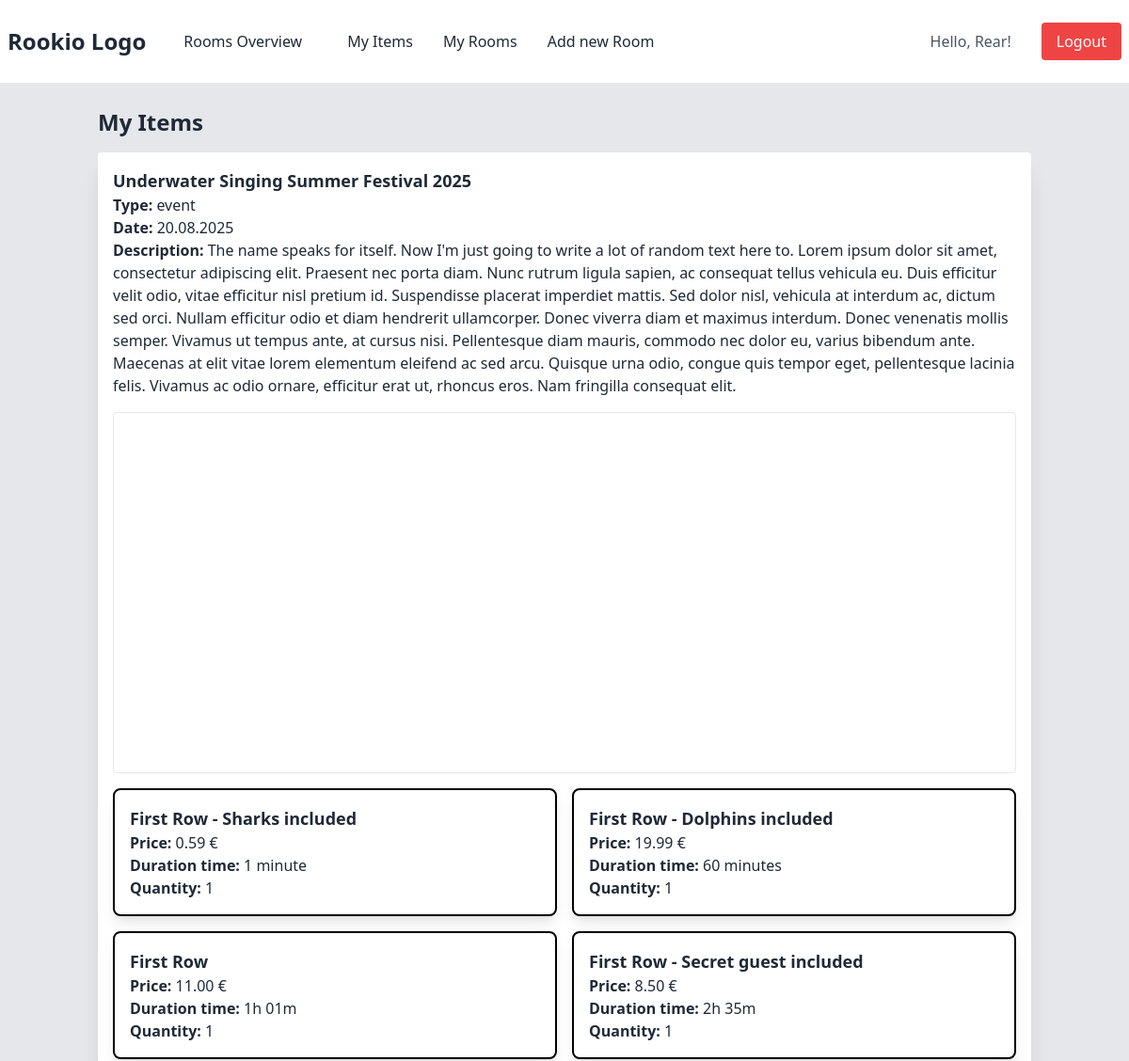
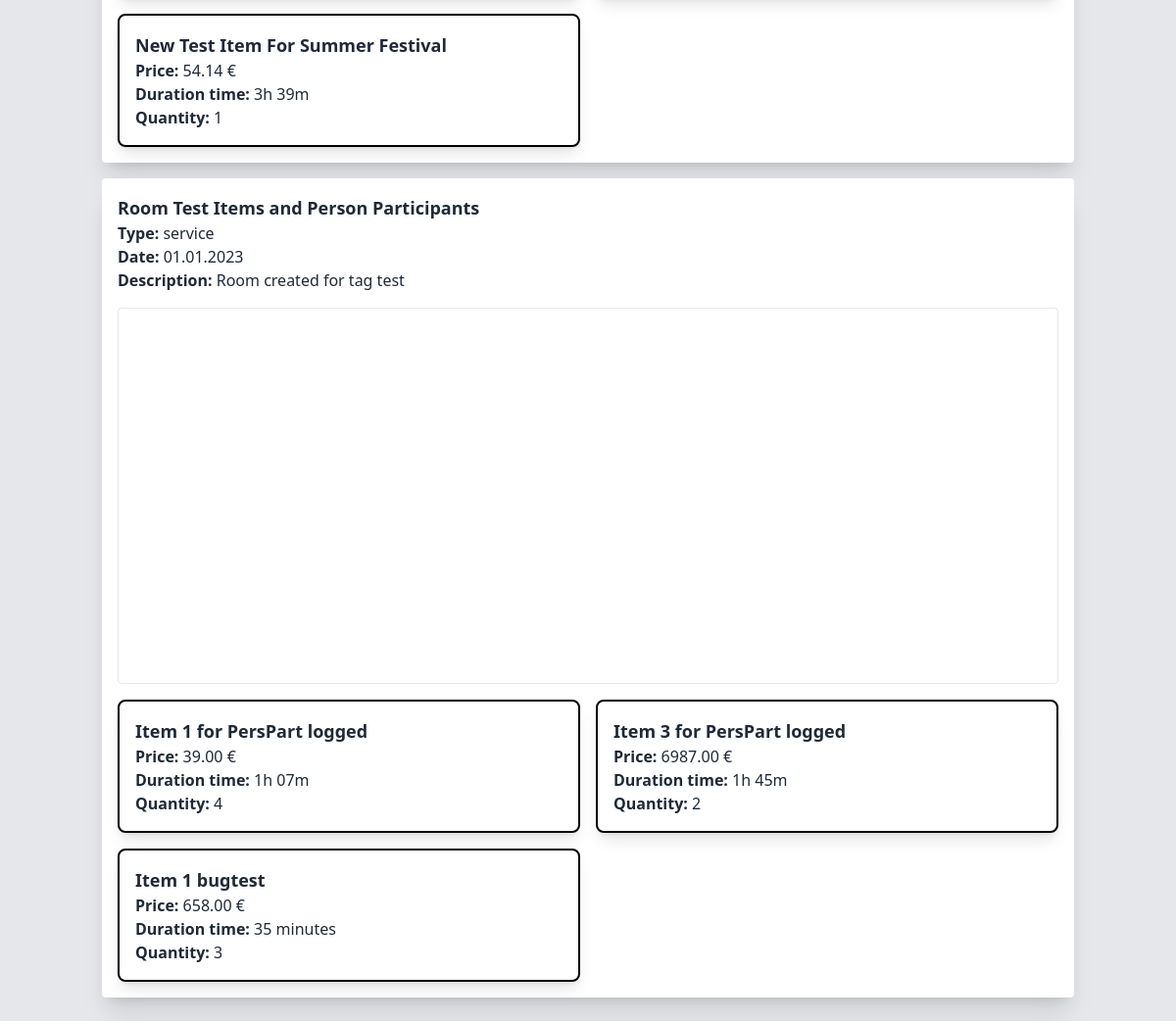
Page /my_items/ (signed in) on the committed database (2 pictures, top to bottom).
### viewer/models.py (models this page shows, shortened)
class TimeStamp(models.Model):
    created_at = models.DateTimeField(auto_now_add=True)
    updated_at = models.DateTimeField(auto_now=True)
    class Meta:
        abstract = True

class Room(TimeStamp):
    ROOM_TYPE_CHOICES = (
        ('event', 'Event'),
        ('service', 'Service'),
    )
    name = models.CharField(max_length=80)
    owners = models.ManyToManyField(PersonOwner, related_name="rooms")
    room_type = models.CharField(max_length=20, choices=ROOM_TYPE_CHOICES)
    tags = models.ManyToManyField(Tag, related_name="rooms")
    description = models.TextField(max_length=1000)  # default form widget for this field is a Textarea -
    place = models.CharField(max_length=150)
    gps_description = models.CharField(max_length=150, blank=True)
    gps_lat = models.DecimalField(max_digits=9, decimal_places=6,
                                  null=True,
                                  blank=True,
                                  validators=[MinValueValidator(-90), MaxValueValidator(90)])
    gps_lng = models.DecimalField(max_digits=9, decimal_places=6,
                                  null=True,
                                  blank=True,
                                  validators=[MinValueValidator(-180), MaxValueValidator(180)])
    date = models.DateField()
    time = models.TimeField()
    outdoor = models.BooleanField(blank=True, default=False)
    contact_public = models.CharField(max_length=100)
    contact_after_assignment = models.CharField(max_length=100, null=True, blank=True)
    age_restriction = models.PositiveSmallIntegerField(validators=[MinValueValidator(0), MaxValueValidator(120)],
                                                       null=True, blank=True)
    age_recommendation = models.CharField(max_length=80, null=True, blank=True)
    minimum_participants = models.PositiveSmallIntegerField(validators=[MinValueValidator(1)], null=True, blank=True)
    maximum_participants = models.PositiveSmallIntegerField(validators=[MinValueValidator(1)], null=True, blank=True)
    paid_to_be_unique = models.BooleanField(default=False)
    hidden_from_public = models.BooleanField(default=True)
    template = models.ForeignKey(Template, on_delete=models.CASCADE, related_name="rooms", null=True, blank=True)

class MenuItem(TimeStamp):
    item_name = models.CharField(max_length=50, unique=True)
    price = models.DecimalField(max_digits=8, decimal_places=2, validators=[MinValueValidator(0)])
    duration = models.PositiveSmallIntegerField(validators=[MinValueValidator(1)], null=True, blank=True)
    number_of_pieces = models.PositiveSmallIntegerField(validators=[MinValueValidator(1)])
    room = models.ForeignKey(Room, on_delete=models.CASCADE, related_name="menu_items")

### viewer/views.py (the view)
# urls.py: path('my_items/', views.my_items_view, name='my_items'),
def my_items_view(request):
    if request.user.is_authenticated:
        try:
            participant = PersonParticipant.objects.get(user_person_participant=request.user)
            room_items = get_rooms_and_items(participant)
            has_items = True
        except PersonParticipant.DoesNotExist:
            room_items = []
            has_items = False
    else:
        return render(request, 'nickname_form.html')
    room_data_list = [
        {
            'gps_lat': room.gps_lat,
            'gps_lng': room.gps_lng,
            'gps_description': room.gps_description
        }
        for room, _ in room_items
    ]
    return render(request, 'my_items.html', {
        'room_items': room_items,
        'room_data_list': room_data_list,
        'has_items': has_items,
    })

### viewer/context_processors.py (called while the page is built)
def google_maps_api_key(request):
    return {
        'GOOGLE_MAPS_API_KEY': settings.GOOGLE_MAPS_API_KEY
    }

### viewer/templatetags/filters.py (called while the page is built)
@register.filter
def minutes_to_hours(value):
    if value:
        hours = int(value) // 60
        minutes = int(value) % 60
        return f"{hours:01d}h {minutes:02d}m"
    else:
        return f""

### viewer/views.py (called while the page is built)
def get_rooms_and_items(participant):
    room_items = []
    rooms = Room.objects.filter(menu_items__participants=participant).distinct()
    for room in rooms:
        items = MenuItem.objects.filter(room=room, participants=participant,
                                        personparticipantmenuitem__count__gt=0)
        items_with_count = [(item, item.personparticipantmenuitem_set.get(participant=participant).count)
                            for item
                            in items]
        room_items.append((room, items_with_count))
    return room_items

### viewer/templates/my_items.html (shortened to what this page needs)
{% extends 'base.html' %}
{% load filters %}
{% block content %}
<div class="container mx-auto px-4">
    <h2 class="text-2xl font-bold">My Items</h2>
    {% for room, items_with_count in room_items %}
    <div class="p-4 mt-4 bg-white rounded shadow-xl">
        <h3 class="text-lg font-bold">{{ room.name }}</h3>
        <p><span class="font-bold">Type:</span> {{ room.room_type }}</p>
        <p><span class="font-bold">Date:</span> {{ room.date|date:'d.m.Y' }}</p>
        <p><span class="font-bold">Description:</span> {{ room.description }}</p>
        <div class="mt-4">
            <div id="itemsGoogleMap-{{ forloop.counter }}" class="h-96 w-full border rounded"></div>
        </div>
        <div class="grid grid-cols-2 gap-4 mt-4">
            {% for item, count in items_with_count %}
            <div class="relative rounded-lg border-2 border-black p-4 shadow-lg">
                <h4 class="text-lg font-bold">{{ item.item_name }}</h4>
                <p><span class="font-bold">Price:</span> {{ item.price }} €</p>
                <p><span class="font-bold">Duration time:</span>
                {% if item.duration == 1 %}
                        {{ item.duration }} minute
                    {% elif item.duration < 61 %}
                       {{ item.duration }} minutes
                    {% else %}
                        {{ item.duration|minutes_to_hours }}
                    {% endif %}
                </p>
                <p><span class="font-bold">Quantity:</span> {{ count }}</p>
            </div>
            {% empty %}
            <p>No items available.</p>
            {% endfor %}
        </div>
    </div>
    {% endfor %}
</div>
{% endblock %}

### viewer/templates/base.html (shortened to what this page needs)
<!DOCTYPE html>
{% load static %}
<html lang="en">
<head>
    <link href="{% static 'output.css' %}" rel="stylesheet">
</head>
<body class="bg-gray-200 text-gray-800">
    <header>
        <nav class="p-2 bg-white border-b-2 border-gray-200 flex justify-between items-center">
            <div class="flex items-center mr-12">
                <a href="{% url 'welcome' %}" class="text-gray-800 text-2xl font-bold hover:text-blue-500 transition-colors duration-200">Rookio Logo</a>
                <a href="{% url 'rooms_overview' %}" class="p-6 ml-4 text-gray-800 hover:text-blue-500 transition-colors duration-200">Rooms Overview</a>
                <a href="{% url 'my_items' %}" class="p-2 ml-4 text-gray-800 hover:text-blue-500 transition-colors duration-200">My Items</a>
                {% if user.is_authenticated %}
                <a href="{% url 'my_rooms' %}" class="p-2 ml-4 text-gray-800 hover:text-blue-500 transition-colors duration-200">My Rooms</a>
                {% endif %}
                {% if user.is_authenticated %}
                <a href="{% url 'add_room' %}" class="p-2 ml-4 text-gray-800 hover:text-blue-500 transition-colors duration-200">Add new Room</a>
                {% endif %}
            </div>
            <div id="auth-buttons" class="flex items-center space-x-4">
                {% if user.is_authenticated %}
                    <span class="mr-4 text-gray-600">Hello, {{ user.username }}!</span>
                    <a href="{% url 'logout' %}" class="px-4 py-2 rounded bg-red-500 text-white hover:bg-red-700 transition-colors duration-200">Logout</a>
                {% endif %}
            </div>
        </nav>
    </header>
    <main class="p-6">
        {% block content %}
        {% endblock content %}
    </main>
</body>
</html>

### rows in the picture
Room: name "Underwater Singing Summer Festival 2025", room_type "event", date "20.08.2025", description "The name speaks for itself. Now I'm just going to write a lot of random text here to. Lorem ipsum dolor sit amet, consectetur adipiscing elit. Praesent nec porta diam. Nunc rutrum ligula sapien, ac consequat tellus vehicula eu. Duis efficitur velit odio, vitae efficitur nisl pretium id. Suspendisse placerat imperdiet mattis. Sed dolor nisl, vehicula at interdum ac, dictum sed orci. Nullam efficitur odio et diam hendrerit ullamcorper. Donec viverra diam et maximus interdum. Donec venenatis mollis semper. Vivamus ut tempus ante, at cursus nisi. Pellentesque diam mauris, commodo nec dolor eu, varius bibendum ante. Maecenas at elit vitae lorem elementum eleifend ac sed arcu. Quisque urna odio,…"
MenuItem: item_name "First Row - Sharks included", price "0.59", duration "1", count "1"
MenuItem: item_name "First Row - Dolphins included", price "19.99", duration "60", count "1"
MenuItem: item_name "First Row", price "11.00", duration|minutes_to_hours "1h 01m", count "1"
MenuItem: item_name "First Row - Secret guest included", price "8.50", duration|minutes_to_hours "2h 35m", count "1"
MenuItem: item_name "New Test Item For Summer Festival", price "54.14", duration|minutes_to_hours "3h 39m", count "1"
Room: name "Room Test Items and Person Participants", room_type "service", date "01.01.2023", description "Room created for tag test"
MenuItem: item_name "Item 1 for PersPart logged", price "39.00", duration|minutes_to_hours "1h 07m", count "4"
MenuItem: item_name "Item 3 for PersPart logged", price "6987.00", duration|minutes_to_hours "1h 45m", count "2"
MenuItem: item_name "Item 1 bugtest", price "658.00", duration "35", count "3"

### other values in the picture
{{ user.username }} "Rear"
